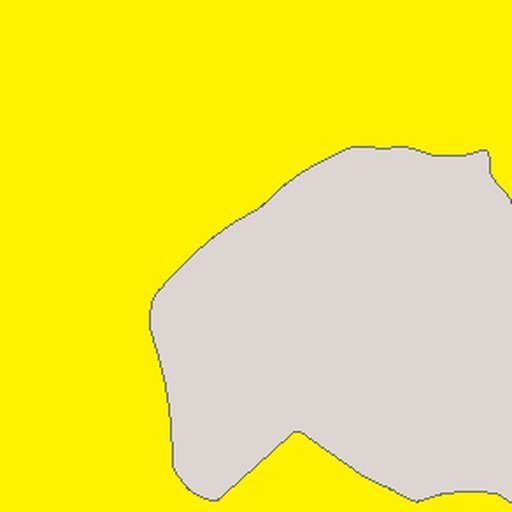
#> input picture marstrek_geo.jpg, 512 x 512 px
$ python w5a_montage.py ../marstrek_ctx.jpg ../marstrek_geo.jpg ../marstrek_geo.jpg
#> lines starting #> are read from the running program, lines starting #| are printed output that depends on the picture
import sys, glob
from PIL import Image
d, out = sys.argv[1], sys.argv[2]; pat = sys.argv[3] if len(sys.argv) > 3 else "walk_*.png"
fs = sorted(glob.glob(d + "/" + pat)); ims = [Image.open(f) for f in fs]
#> after `ims = [Image.open(f) for f in fs]`: ims = 1 item
w, h = ims[0].size; cols = 4; rows = (len(ims) + cols - 1) // cols
#> after `w, h = ims[0].size`: w = 512; h = 512
#> after `rows = (len(ims) + cols - 1) // cols`: rows = 1
m = Image.new("RGB", (cols * w, rows * h), "white")
#> m: PIL image 2048x512 RGB; every value is 255
for i, im in enumerate(ims): m.paste(im, ((i % cols) * w, (i // cols) * h))
#> this loop made 1 pass
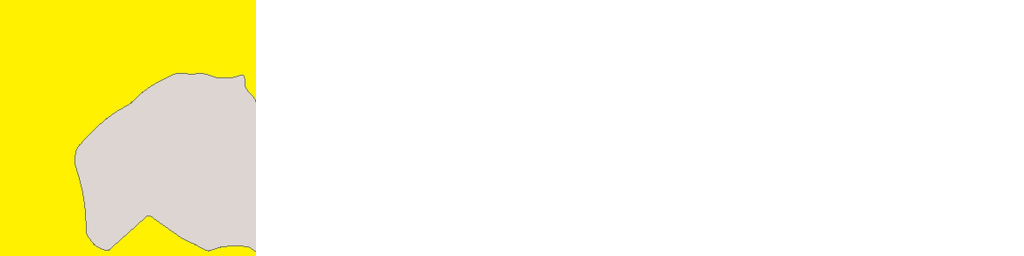
#> m: PIL image 2048x512 RGB (shown at 1/2 size); mean R, G, B 251.4, 248.6, 211.8
m.save(out); print(m.size)
#| (2048, 512)
